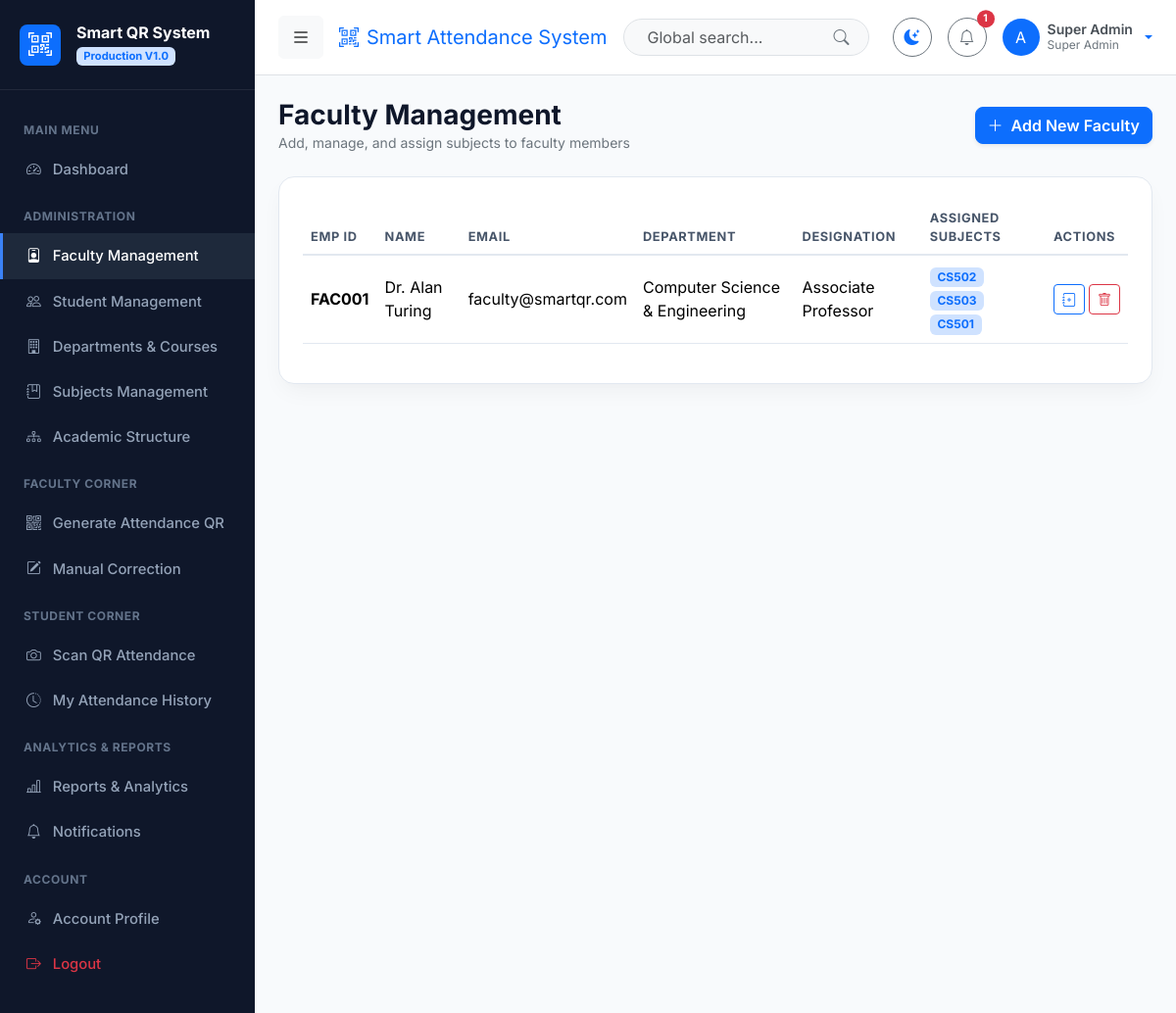
The app's page /faculty/list/ (signed in) with its own data.
### apps/accounts/models.py (models this page shows, shortened)
class User(AbstractUser):
    class Role(models.TextChoices):
        ADMIN = 'ADMIN', 'Super Admin'
        FACULTY = 'FACULTY', 'Faculty'
        STUDENT = 'STUDENT', 'Student'
    role = models.CharField(max_length=20, choices=Role.choices, default=Role.STUDENT)
    phone_number = models.CharField(max_length=20, blank=True, null=True)
    profile_picture = models.ImageField(upload_to='profiles/', blank=True, null=True)
    address = models.TextField(blank=True, null=True)
    date_of_birth = models.DateField(blank=True, null=True)
    is_approved = models.BooleanField(default=True)
    def is_admin(self):
        return self.role == self.Role.ADMIN or self.is_superuser
    def is_faculty(self):
        return self.role == self.Role.FACULTY
    def is_student(self):
        return self.role == self.Role.STUDENT
    def get_full_name_or_username(self):
        full_name = f"{self.first_name} {self.last_name}".strip()
        return full_name if full_name else self.username

### apps/faculty/models.py (models this page shows, shortened)
class Faculty(models.Model):
    user = models.OneToOneField(settings.AUTH_USER_MODEL, on_delete=models.CASCADE, related_name='faculty_profile')
    employee_id = models.CharField(max_length=50, unique=True)
    department = models.ForeignKey(Department, on_delete=models.SET_NULL, null=True, blank=True, related_name='faculty_members')
    designation = models.CharField(max_length=100, default='Assistant Professor')
    qualification = models.CharField(max_length=150, blank=True, null=True)
    joining_date = models.DateField(blank=True, null=True)
    assigned_subjects = models.ManyToManyField(Subject, blank=True, related_name='assigned_faculty')
    assigned_sections = models.ManyToManyField(Section, blank=True, related_name='assigned_faculty')
    class Meta:
        verbose_name_plural = "Faculty Members"
        ordering = ['employee_id']

### apps/departments/models.py (models this page shows, shortened)
class Department(models.Model):
    code = models.CharField(max_length=20, unique=True)
    name = models.CharField(max_length=150)
    description = models.TextField(blank=True, null=True)
    established_year = models.IntegerField(blank=True, null=True)
    created_at = models.DateTimeField(auto_now_add=True)
    class Meta:
        ordering = ['name']

### apps/subjects/models.py (models this page shows, shortened)
class Subject(models.Model):
    class SubjectType(models.TextChoices):
        THEORY = 'THEORY', 'Theory'
        LAB = 'LAB', 'Practical / Lab'
        PROJECT = 'PROJECT', 'Project'
    code = models.CharField(max_length=20, unique=True)
    name = models.CharField(max_length=150)
    subject_type = models.CharField(max_length=20, choices=SubjectType.choices, default=SubjectType.THEORY)
    credits = models.IntegerField(default=3)
    department = models.ForeignKey(Department, on_delete=models.CASCADE, related_name='subjects')
    course = models.ForeignKey(Course, on_delete=models.CASCADE, related_name='subjects')
    semester = models.ForeignKey(Semester, on_delete=models.CASCADE, related_name='subjects')
    class Meta:
        ordering = ['name']

### apps/faculty/views.py (the view, shortened to what this page needs)
# urls.py: path('list/', views.faculty_list, name='faculty_list'),
@login_required
def faculty_list(request):
    if not request.user.is_admin():
        messages.error(request, "Only Super Admin can manage faculty profiles.")
        return redirect('dashboard:dashboard')
    faculties = Faculty.objects.select_related('user', 'department').all()
    departments = Department.objects.all()
    subjects = Subject.objects.all()
    sections = Section.objects.all()
    return render(request, 'faculty/faculty_list.html', {
        'faculties': faculties,
        'departments': departments,
        'subjects': subjects,
        'sections': sections
    })

### apps/notifications/context_processors.py (called while the page is built)
def unread_notifications_processor(request):
    if request.user.is_authenticated:
        unread_count = Notification.objects.filter(user=request.user, is_read=False).count()
        recent_notifications = Notification.objects.filter(user=request.user)[:5]
        return {
            'unread_notifications_count': unread_count,
            'recent_notifications': recent_notifications,
        }
    return {
        'unread_notifications_count': 0,
        'recent_notifications': [],
    }

### templates/faculty/faculty_list.html (shortened to what this page needs)
{% extends 'base.html' %}
{% block content %}
<div class="d-flex justify-content-between align-items-center mb-4">
    <div>
        <h3 class="fw-bold m-0">Faculty Management</h3>
        <p class="text-secondary small m-0">Add, manage, and assign subjects to faculty members</p>
    </div>
    <button class="btn btn-primary rounded-3 fw-semibold shadow-sm" data-bs-toggle="modal" data-bs-target="#addFacultyModal">
        <i class="bi bi-plus-lg me-2"></i>Add New Faculty
    </button>
</div>
<div class="card card-custom p-4">
    <div class="table-responsive">
        <table class="table table-custom align-middle">
            <thead>
                <tr>
                    <th>Emp ID</th>
                    <th>Name</th>
                    <th>Email</th>
                    <th>Department</th>
                    <th>Designation</th>
                    <th>Assigned Subjects</th>
                    <th>Actions</th>
                </tr>
            </thead>
            <tbody>
                {% for f in faculties %}
                    <tr>
                        <td><b>{{ f.employee_id }}</b></td>
                        <td>{{ f.user.get_full_name_or_username }}</td>
                        <td>{{ f.user.email }}</td>
                        <td>{{ f.department.name|default:"N/A" }}</td>
                        <td>{{ f.designation }}</td>
                        <td>
                            {% for sub in f.assigned_subjects.all %}
                                <span class="badge bg-primary-subtle text-primary extra-small me-1">{{ sub.code }}</span>
                            {% empty %}
                                <span class="text-secondary small">None</span>
                            {% endfor %}
                        </td>
                        <td>
                            <div class="d-flex gap-1">
                                <button class="btn btn-sm btn-outline-primary" data-bs-toggle="modal" data-bs-target="#assignModal{{ f.id }}" title="Assign Subjects">
                                    <i class="bi bi-journal-plus"></i>
                                </button>
                                <a href="{% url 'faculty:delete_faculty' f.id %}" class="btn btn-sm btn-outline-danger" onclick="return confirm('Are you sure you want to delete this faculty member?');">
                                    <i class="bi bi-trash"></i>
                                </a>
                            </div>
                        </td>
                    </tr>
                {% empty %}
                    <tr><td colspan="7" class="text-center text-secondary py-4">No faculty members found.</td></tr>
                {% endfor %}
            </tbody>
        </table>
    </div>
</div>
{% endblock %}

### templates/navbar.html (shortened to what this page needs)
<nav class="navbar navbar-expand-lg border-bottom px-4 py-3 sticky-top bg-body">
    <div class="container-fluid p-0">
        <button class="btn btn-light me-3 d-flex align-items-center" id="sidebar-toggle" title="Toggle Navigation">
            <i class="bi bi-list fs-5"></i>
        </button>
        <span class="navbar-brand font-bold fs-5 d-none d-md-block text-primary">
            <i class="bi bi-qr-code-scan me-2"></i>Smart Attendance System
        </span>
        <form class="d-none d-md-flex ms-auto me-4 position-relative" style="max-width: 320px;" action="{% url 'reports:index' %}" method="GET">
            <input class="form-control rounded-pill ps-4 pe-5 bg-body-tertiary" type="search" name="query" placeholder="Global search..." aria-label="Search">
            <button class="btn border-0 position-absolute end-0 top-50 translate-middle-y me-2 text-secondary" type="submit">
                <i class="bi bi-search"></i>
            </button>
        </form>
        <div class="d-flex align-items-center gap-3 ms-auto ms-md-0">
            <button class="btn btn-outline-secondary rounded-circle d-flex align-items-center justify-content-center" id="theme-toggle-btn" style="width: 40px; height: 40px;" title="Toggle Dark/Light Mode">
                <i class="bi bi-moon-stars-fill text-primary"></i>
            </button>
            <div class="dropdown">
                <button class="btn btn-outline-secondary rounded-circle position-relative d-flex align-items-center justify-content-center" style="width: 40px; height: 40px;" data-bs-toggle="dropdown" aria-expanded="false">
                    <i class="bi bi-bell"></i>
                    {% if unread_notifications_count > 0 %}
                        <span class="position-absolute top-0 start-100 translate-middle badge rounded-pill bg-danger" style="font-size: 0.65rem;">
                            {{ unread_notifications_count }}
                        </span>
                    {% endif %}
                </button>
            </div>
            <div class="dropdown">
                <a href="#" class="d-flex align-items-center text-decoration-none dropdown-toggle gap-2" data-bs-toggle="dropdown" aria-expanded="false">
                    {% if user.profile_picture %}
                        <img src="{{ user.profile_picture.url }}" alt="User" width="38" height="38" class="rounded-circle object-fit-cover">
                    {% else %}
                        <div class="rounded-circle bg-primary text-white d-flex align-items-center justify-content-center font-bold" style="width: 38px; height: 38px;">
                            {{ user.username|slice:":1"|upper }}
                        </div>
                    {% endif %}
                    <div class="d-none d-lg-block text-start" style="line-height: 1.2;">
                        <div class="fw-semibold text-dark-emphasis small">{{ user.get_full_name_or_username }}</div>
                        <div class="text-secondary extra-small" style="font-size: 0.75rem;">{{ user.get_role_display }}</div>
                    </div>
                </a>
            </div>
        </div>
    </div>
</nav>

### static/css/style.css (style rules this page uses)
:root { --bg-body: #f8fafc; --bg-card: #ffffff; --text-primary: #0f172a; --text-secondary: #475569; --border-color: #e2e8f0; --sidebar-bg: #0f172a; --sidebar-text: #94a3b8; --sidebar-hover: #1e293b; --sidebar-active: #3b82f6; --accent-gradient: linear-gradient(135deg, #3b82f6 0%, #2563eb 100%); --card-shadow: 0 10px 25px -5px rgba(0, 0, 0, 0.05), 0 8px 10px -6px rgba(0, 0, 0, 0.01); }
body { font-family: 'Inter', system-ui, -apple-system, sans-serif; background-color: var(--bg-body); color: var(--text-primary); min-height: 100vh; transition: background-color 0.3s ease, color 0.3s ease; }
.card-custom { background-color: var(--bg-card); border: 1px solid var(--border-color); border-radius: 1rem; box-shadow: var(--card-shadow); transition: transform 0.2s ease, box-shadow 0.2s ease; }
.table-custom { color: var(--text-primary); }
.table-custom th { font-size: 0.8rem; text-transform: uppercase; letter-spacing: 0.05em; color: var(--text-secondary); border-bottom: 2px solid var(--border-color); }
.table-custom td { vertical-align: middle; border-bottom: 1px solid var(--border-color); }

### records on screen
User: username "A", get_full_name_or_username "Super Admin", role "Super Admin"
Faculty: employee_id "FAC001", user.get_full_name_or_username "Dr. Alan Turing", user.email "faculty@smartqr.com", department.name "Computer Science & Engineering", designation "Associate Professor"
Subject: code "CS502"
Subject: code "CS503"
Subject: code "CS501"

### other values on screen
{{ unread_notifications_count }} "1"
